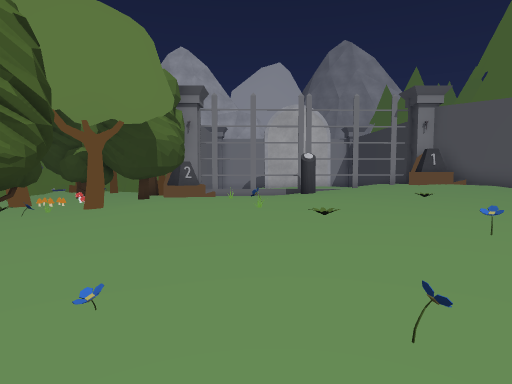
View 1 (above)

16 first-person views from a walk through a scene from a Unity 3-D project. The camera is 1.3 m above the floor, tilts 4° down and sees 75° across. The floor is counted in squares, 1 m on a side. Each view is taken from the middle of a square. On the plan, view 1 faces up. The plan holds only what a view shows up to about 14 squares ahead; the rest is blank. The place goes on beyond the plan. The player character is not drawn. Some surface patterns are stand-ins.

View 2
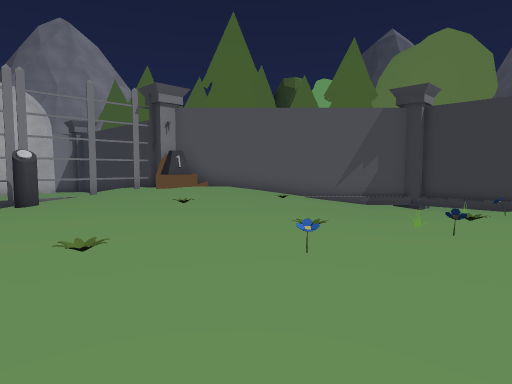

View 3
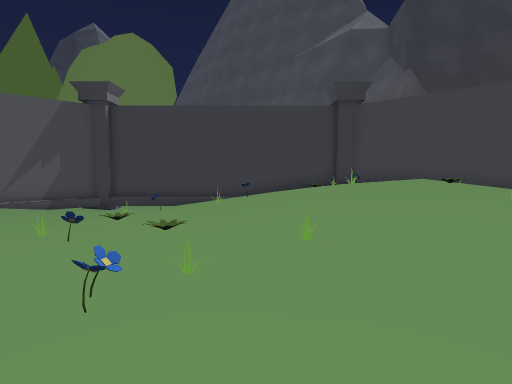

View 4
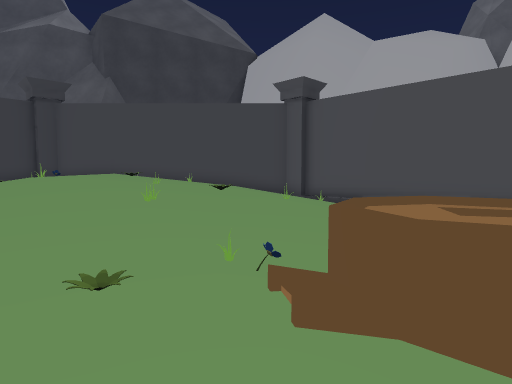

View 5
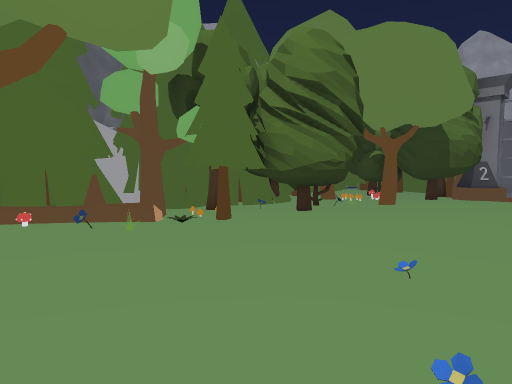

View 6
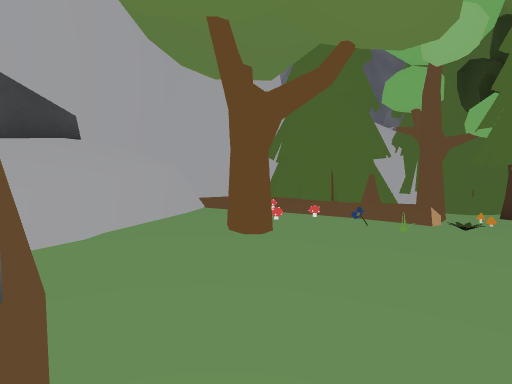

View 7
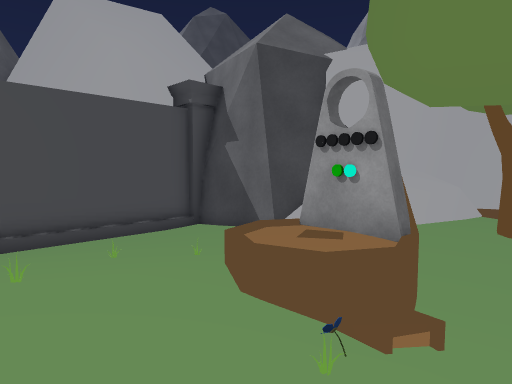

View 8
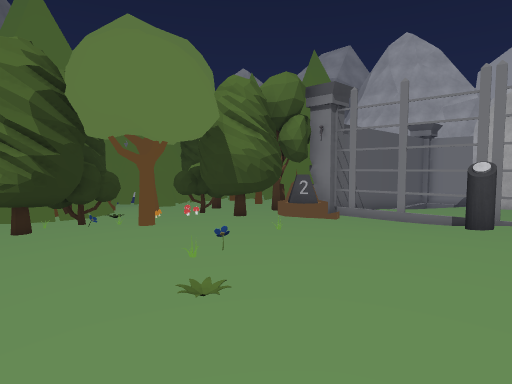

View 9
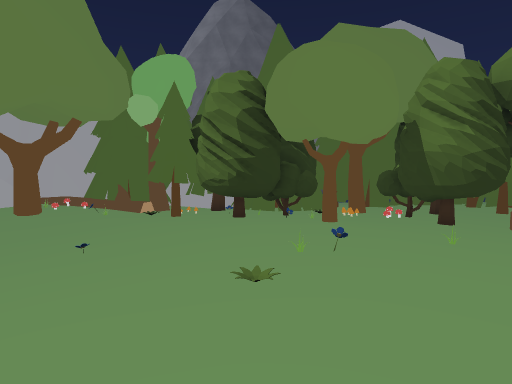

View 10
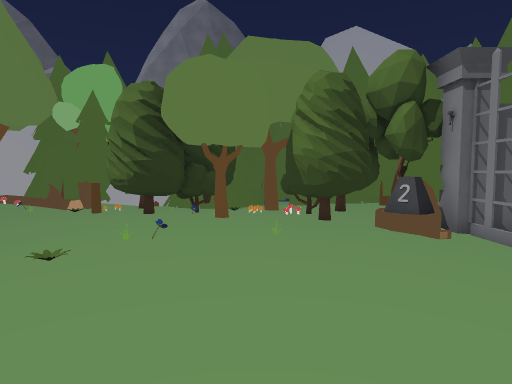

View 11
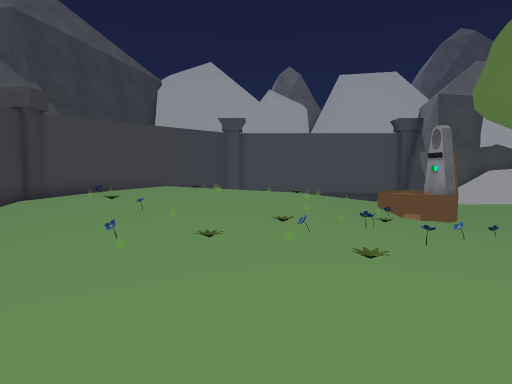

View 12
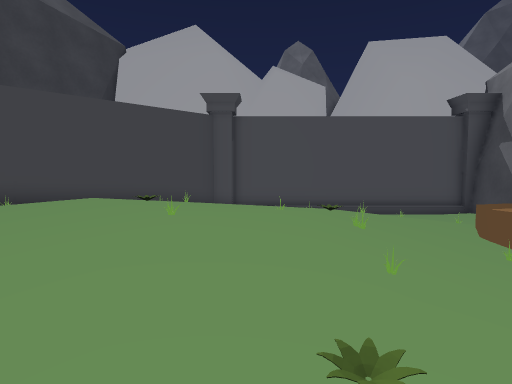

View 13
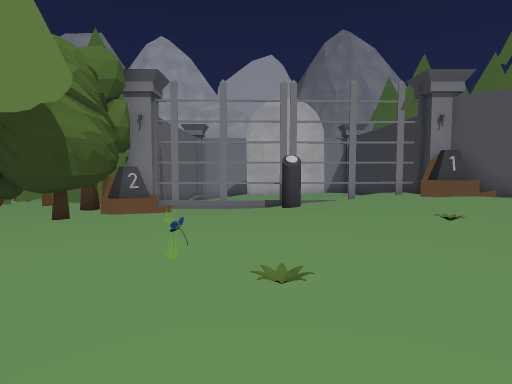

View 14
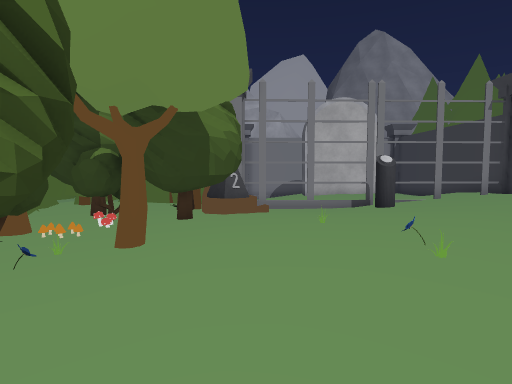

View 15
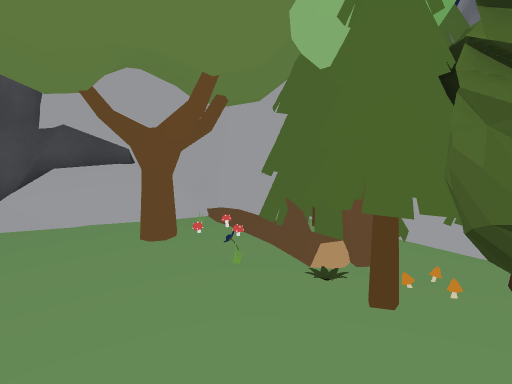

View 16
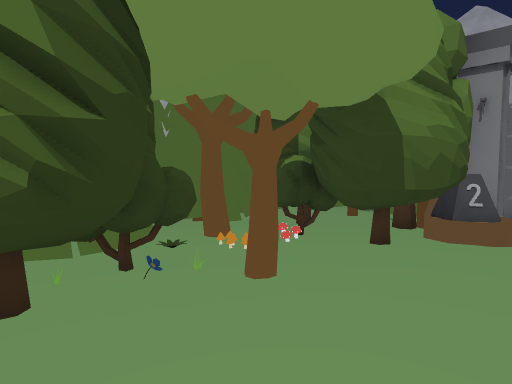

### Floor plan
Key: @ floor where view 1 was taken; # wall or solid block; x gap in a wall; . main floor; : floor 0.25 m higher than the main floor; - floor 0.25 m lower than the main floor; + floor 0.5 m higher than the main floor; _ floor 0.5 m lower than the main floor; * floor 0.75 m higher than the main floor; < floor 0.75 m lower than the main floor; % floor 1 m higher than the main floor; / step, stairs or slope; = window, fence, low wall or low ledge; T tree; C column; S stump; F flower; R rock; M mushroom; O other object.
Columns run from 9 left of view 1 to 15 right of it. Each row starts with its distance up from view 1.
 17   TTTT#         #
 16  TTTTT#      -..#
 15 TT   TCx#x##=##xC
 14 TTTTTTS----O-...S##
 13 TT TTTSO----...:O/##
 12 TTTTO T-----...::..##
 11 TTTOOTTT-...........##
 10 TTTOOTT.......O...O--##
  9 TTTOO-..O.........--_/##
  8 T TOOT..........----__/#
  7   TOO-..OO.....----__ <##
  6 T TOTT....O....-----_  /#
  5 TTTOTT../....O..----_  /#
  4 T-OMT------.F.O..-O--  /#
  3 R-TOT---F---..F.O.O/// /#
  2 TTTO---___F-FOO./O//// /#
  1  TTOO-___F_-//////O/////#
  0 TTTO--___@_O//O++++:////#
 -1 #TOTT-___//O///+O+++OO:.#
 -2 ##.O.--_#=F-/O+++++++O::#
 -3 ##*%*--SS O//O+O+O++++:##
 -4 #RRR  / SS/.O::++++  O##
 -5    ###O  O-////::O   ##
 -6     R## _--O////    ##
 -7       #____-/O     ##
 -8       #____//     ##
 -9       #_______ //##
-10       ##########C#

Where each view was taken, in squares from view 1:
view 1: 0 up, 0 right, facing up
view 2: 2 up, 0 right, facing up-right
view 3: 1 up, 1 right, facing right
view 4: 1 up, 1 left, facing down-right
view 5: 1 down, 0 right, facing up-left
view 6: 1 down, 0 right, facing left
view 7: 0 up, 4 right, facing down-left
view 8: 4 up, 4 right, facing up-left
view 9: 6 up, 5 right, facing left
view 10: 9 up, 6 right, facing left
view 11: 10 up, 6 right, facing down
view 12: 4 up, 6 right, facing down
view 13: 3 up, 1 right, facing up
view 14: 3 up, 2 left, facing up
view 15: 5 up, 2 left, facing down-left
view 16: 5 up, 1 left, facing up-left
